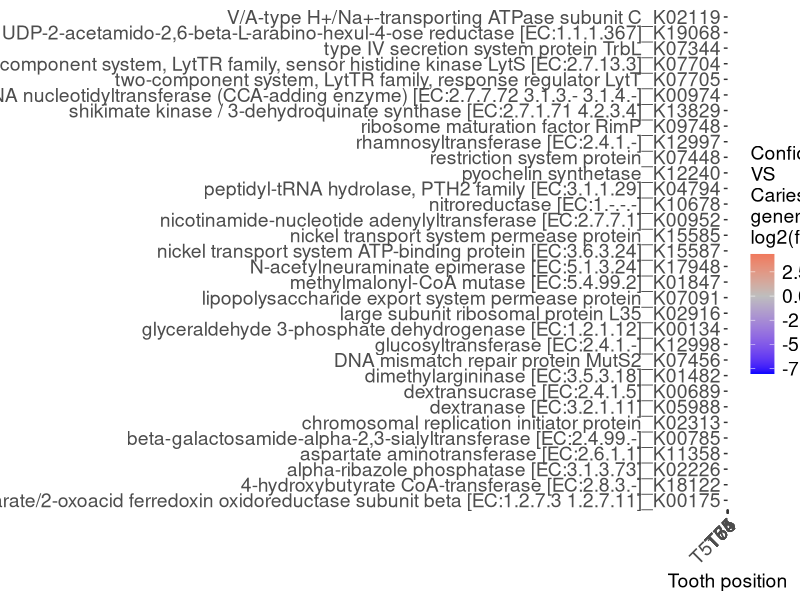

This figure's R source:
## install and load necessary libraries for data analyses
#-------------------------------
p <- c("reshape2","ggplot2","pheatmap","combinat","randomForest", "gridExtra", "crossRanger", "RColorBrewer",
       "vegan", "biomformat", "doMC", "cowplot", "pROC", "ggsignif", "ggpubr", "dplyr", "viridis")
usePackage <- function(p) {
  if (!is.element(p, installed.packages()[,1]))
    install.packages(p, dep=TRUE, repos="https://cloud.r-project.org/")
  suppressWarnings(suppressMessages(invisible(require(p, character.only=TRUE))))
}
invisible(lapply(p, usePackage))
#-------------------------------

imp_score <- read.table("../../Results/Figure_6/MiC/function_Position_crossRF_out/all_Taxon_OTU.RF_imps.tsv", 
                        sep = "\t", header = T)
imp_score <- imp_score[order(imp_score$imp_rank_mean), ]
top_32_features <- imp_score[1:32, ]

Taxonomy <- read.table("../../data/1867/function/KO/1867_function_taxonomy.txt", 
                       sep = "\t", header = T, row.names = 1, comment.char = "", quote = "")

getLastElement <- function(s) {
  elements <- strsplit(s, ";")[[1]]
  return(tail(elements, 1))
}
Taxonomy$Taxon <- with(Taxonomy, paste(Taxon, rownames(Taxonomy), sep = "_"))
Taxonomy$Taxon <- sapply(Taxonomy$Taxon, getLastElement)
Taxonomy$Taxon <- trimws(Taxonomy$Taxon)

glogfc <- read.table("../../Results/Figure_8/generalized_log2_fold_change_of_kos/generalized_logfc_by_datasets.txt",
                     sep = "\t", header = T, row.names = 1)
glogfc <- subset(glogfc, rownames(glogfc) %in% top_32_features$feature)
glogfc$feature <- rownames(glogfc)
glogfc <- melt(glogfc)
glogfc$Taxon <- Taxonomy[glogfc$feature, "Taxon"]

glogfc_plot <- ggplot(glogfc, aes(variable, Taxon, fill = value)) +
  geom_tile() +
  scale_fill_gradient2(low = "blue", high = "red", mid = "gray") +
  #scale_fill_gradient(low="#EFEFFF", high="blue") +  
  labs(fill = "ConfidentH\nVS\nCaries\ngeneralized\nlog2(fold change)") +
  xlab("Tooth position") + 
  ylab("ASV") + 
  theme_bw() + 
  theme(strip.text = element_text(size = 14),
        legend.title = element_text(size = 14), 
        legend.text = element_text(size = 14),
        axis.title.x = element_text(size = 14),
        axis.title.y = element_text(size = 14),
        axis.text.x = element_text(size = 14, angle = 45, hjust = 1, vjust = 1),
        axis.text.y = element_text(size = 14),
        panel.grid.major = element_blank(),
        panel.grid.minor = element_blank(),
        panel.background = element_blank())
ggsave(filename="../../Results/Figure_8/generalized_log2_fold_change_of_kos/top32_glogfc.pdf", plot=glogfc_plot, width=15, height=10)
